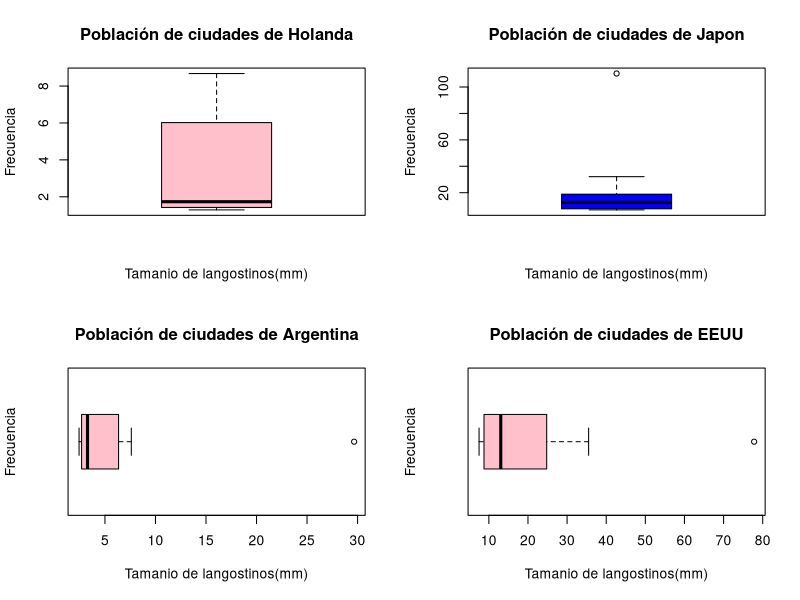
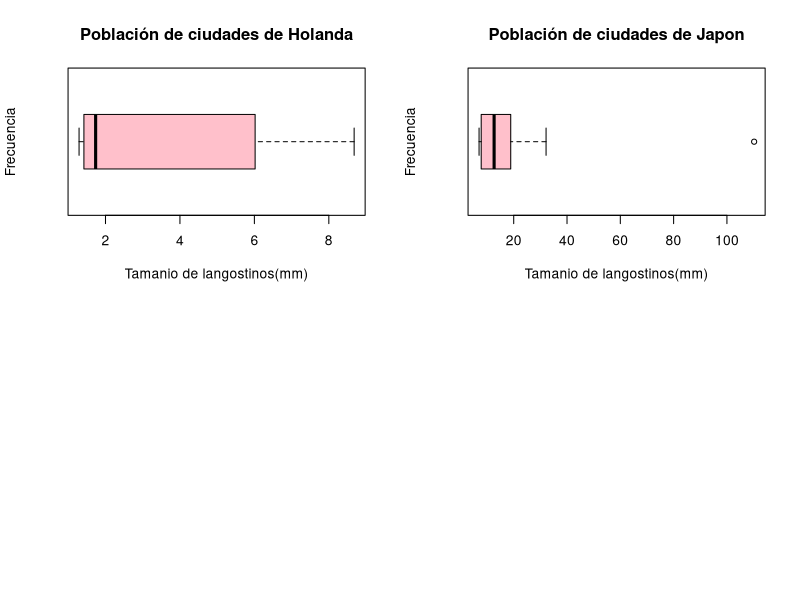

Reproduce these figures in R, in order.
## ---- chunk 1
knitr::opts_chunk$set(echo = TRUE)
## ---- chunk 2
Argentina <- c(29.66,7.61,6.35,4.10,3.80,2.75,2.70,2.69,2.51,2.44)
EEUU <- c(77.81,35.50,24.79,20.02,16.70,9.39,9.38,8.76,7.63,7.50)
Holanda <-c(8.68,7.31,6.02,2.64,1.75,1.72,1.51,1.42,1.31,1.29)
Japon <- c(110.21,32.14,18.88,16.38,13.37,11.92,10.71,7.80,7.70,7.00)

par(mfrow= c(2,2))


boxplot(Holanda,  col="pink", main = "Población de ciudades de Holanda", xlab = "Tamanio de langostinos(mm)", ylab = "Frecuencia", horizontal = FALSE)
boxplot(Japon,  col="blue", main = "Población de ciudades de Japon", xlab = "Tamanio de langostinos(mm)", ylab = "Frecuencia", horizontal = FALSE)

## ---- chunk 3
boxplot(Argentina,  col="pink", main = "Población de ciudades de Argentina", xlab = "Tamanio de langostinos(mm)", ylab = "Frecuencia",Xlim=c(0,30), horizontal = TRUE)
## ---- chunk 4
boxplot(EEUU,  col="pink", main = "Población de ciudades de EEUU", xlab = "Tamanio de langostinos(mm)", ylab = "Frecuencia", horizontal = TRUE)
## ---- chunk 5
boxplot(Holanda,  col="pink", main = "Población de ciudades de Holanda", xlab = "Tamanio de langostinos(mm)", ylab = "Frecuencia", horizontal = TRUE)
## ---- chunk 6
boxplot(Japon,  col="pink", main = "Población de ciudades de Japon", xlab = "Tamanio de langostinos(mm)", ylab = "Frecuencia", horizontal = TRUE)
## ---- chunk 7
lambda <- 181 * 0.02
q <- 180
ppois(180,lambda)
